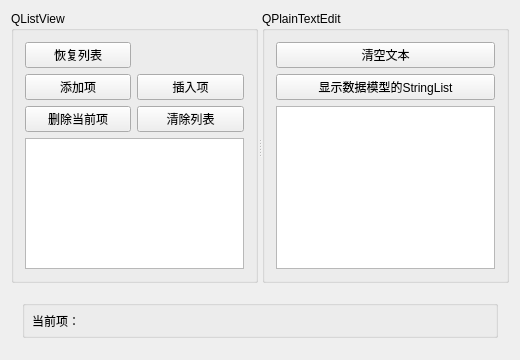
<?xml version="1.0" encoding="UTF-8"?>
<ui version="4.0">
 <class>Widget</class>
 <widget class="QWidget" name="Widget">
  <property name="geometry">
   <rect>
    <x>0</x>
    <y>0</y>
    <width>520</width>
    <height>360</height>
   </rect>
  </property>
  <property name="windowTitle">
   <string>Widget</string>
  </property>
  <layout class="QGridLayout" name="gridLayout_3">
   <item row="0" column="0">
    <layout class="QVBoxLayout" name="verticalLayout_2">
     <item>
      <widget class="QSplitter" name="splitter">
       <property name="orientation">
        <enum>Qt::Horizontal</enum>
       </property>
       <widget class="QGroupBox" name="groupBox">
        <property name="title">
         <string>QListView</string>
        </property>
        <layout class="QGridLayout" name="gridLayout">
         <item row="0" column="0">
          <widget class="QPushButton" name="pushButton">
           <property name="text">
            <string>恢复列表</string>
           </property>
          </widget>
         </item>
         <item row="1" column="0">
          <widget class="QPushButton" name="btnAppendList">
           <property name="text">
            <string>添加项</string>
           </property>
          </widget>
         </item>
         <item row="1" column="1">
          <widget class="QPushButton" name="btnInsertList">
           <property name="text">
            <string>插入项</string>
           </property>
          </widget>
         </item>
         <item row="2" column="0">
          <widget class="QPushButton" name="btnListDelete">
           <property name="text">
            <string>删除当前项</string>
           </property>
          </widget>
         </item>
         <item row="2" column="1">
          <widget class="QPushButton" name="btnListClear">
           <property name="text">
            <string>清除列表</string>
           </property>
          </widget>
         </item>
         <item row="3" column="0" colspan="2">
          <widget class="QListView" name="listView"/>
         </item>
        </layout>
       </widget>
       <widget class="QGroupBox" name="groupBox_2">
        <property name="title">
         <string>QPlainTextEdit</string>
        </property>
        <layout class="QVBoxLayout" name="verticalLayout">
         <item>
          <widget class="QPushButton" name="pushButton_2">
           <property name="text">
            <string>清空文本</string>
           </property>
          </widget>
         </item>
         <item>
          <widget class="QPushButton" name="btnShowStringList">
           <property name="text">
            <string>显示数据模型的StringList</string>
           </property>
          </widget>
         </item>
         <item>
          <widget class="QPlainTextEdit" name="plainTextEdit"/>
         </item>
        </layout>
       </widget>
      </widget>
     </item>
     <item>
      <widget class="QWidget" name="widget" native="true">
       <property name="minimumSize">
        <size>
         <width>0</width>
         <height>60</height>
        </size>
       </property>
       <property name="maximumSize">
        <size>
         <width>16777215</width>
         <height>60</height>
        </size>
       </property>
       <layout class="QGridLayout" name="gridLayout_2">
        <item row="0" column="0">
         <widget class="QGroupBox" name="groupBox_3">
          <property name="title">
           <string/>
          </property>
          <widget class="QLabel" name="label">
           <property name="geometry">
            <rect>
             <x>10</x>
             <y>10</y>
             <width>54</width>
             <height>21</height>
            </rect>
           </property>
           <property name="text">
            <string>当前项：</string>
           </property>
          </widget>
          <widget class="QLabel" name="labShowPos">
           <property name="geometry">
            <rect>
             <x>70</x>
             <y>10</y>
             <width>191</width>
             <height>21</height>
            </rect>
           </property>
           <property name="text">
            <string/>
           </property>
          </widget>
         </widget>
        </item>
       </layout>
      </widget>
     </item>
    </layout>
   </item>
  </layout>
 </widget>
 <layoutdefault spacing="6" margin="11"/>
 <resources/>
 <connections/>
</ui>
